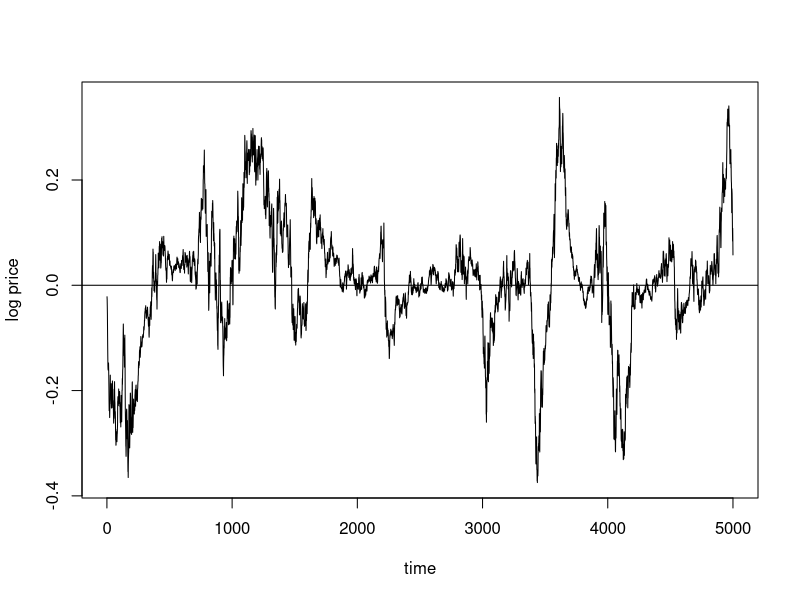
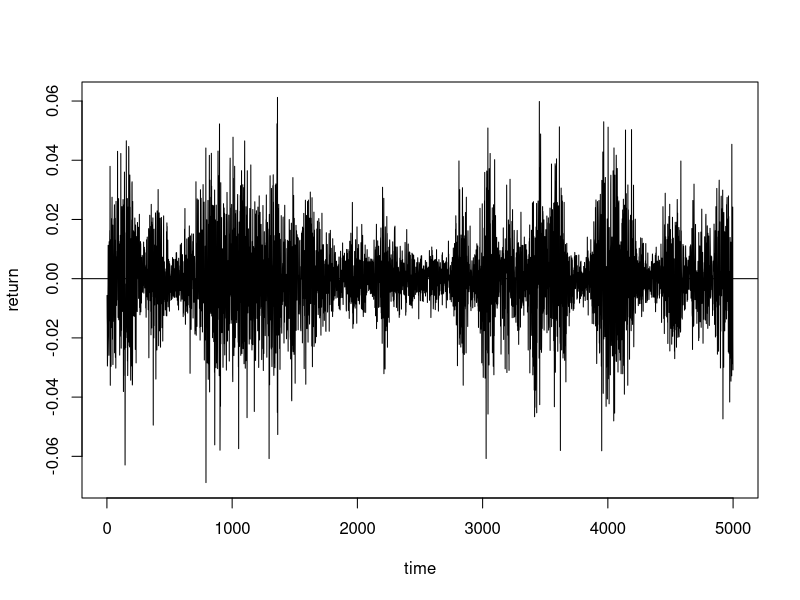
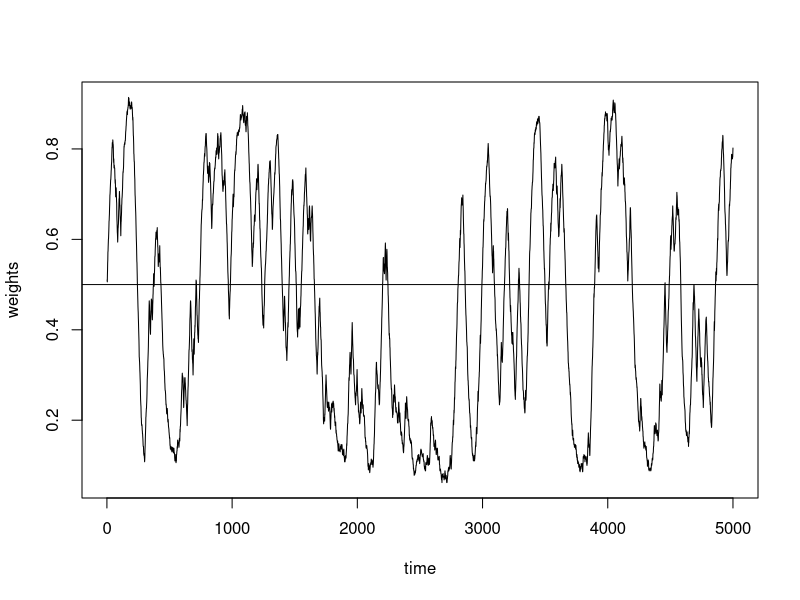
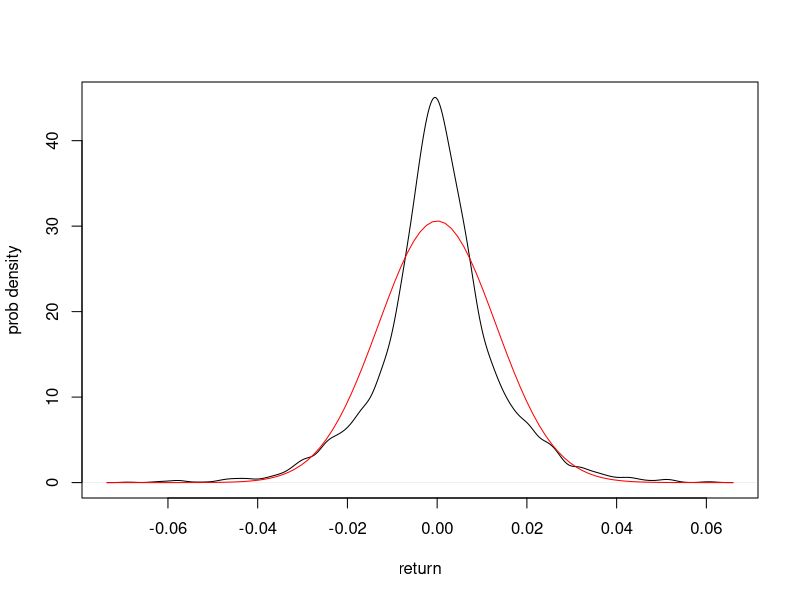
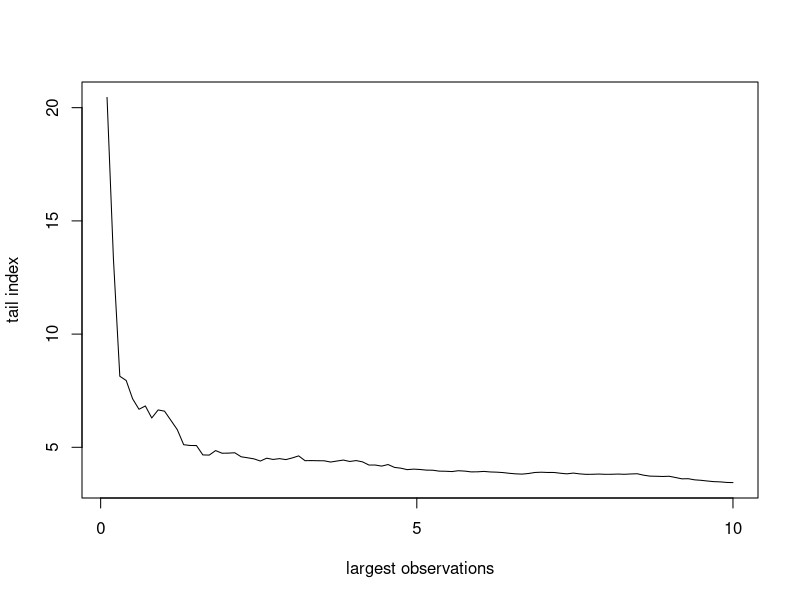
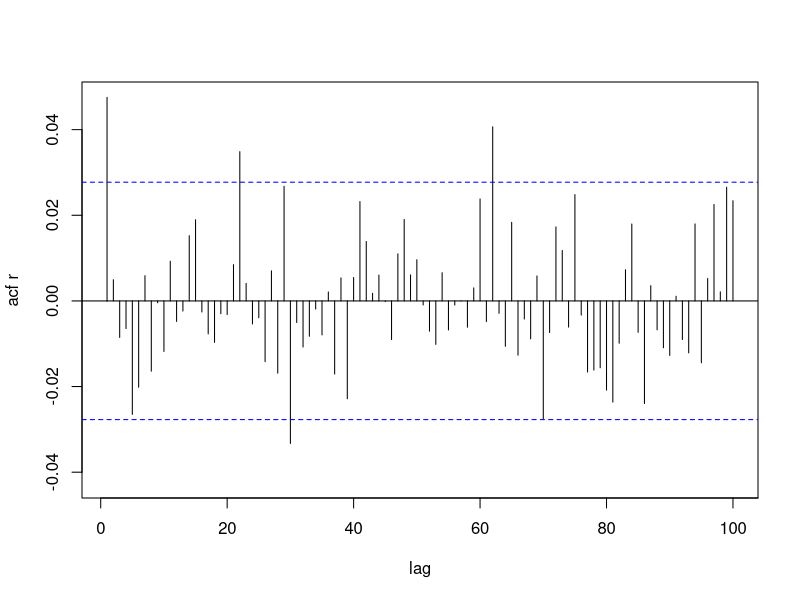
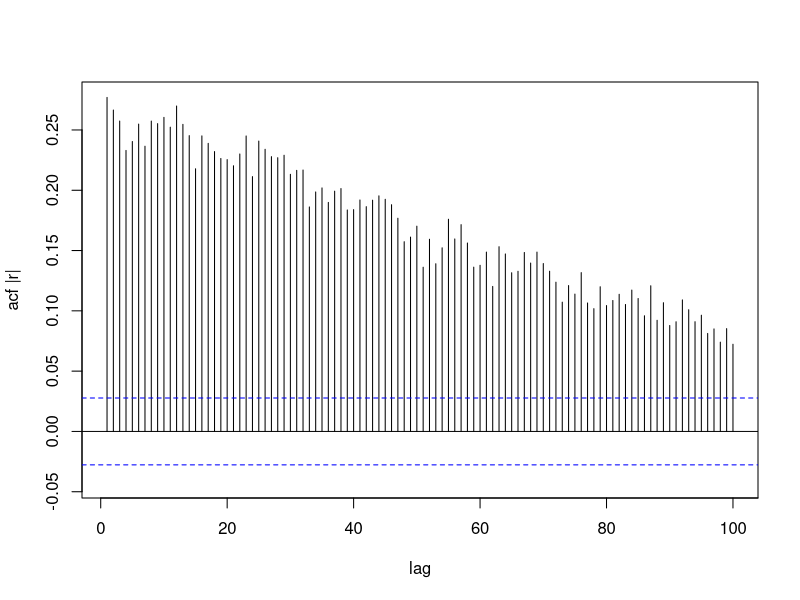

The R source for these figures, in order:
# for reproducibility
set.seed(3141)

# Initialize no. of steps
N <- 5000

# Initialize no. of traders
trader_count <- 500

traders <- data.frame(
  indicator = rep(1, trader_count),
  behavior = runif(trader_count),  # Random uniform values between 0 and 1
  color = rep(NA, trader_count)
)

# Set behavior and color based on random value
traders$behavior <- ifelse(traders$behavior < 0.5, 0, 1)
traders$color <- ifelse(traders$behavior == 0, "black", "yellow")

# Define global variables
global_vars <- list("log_price" = 0,
                    "last_price" = 0,
                    "return" = 0,
                    "F" = 0,
                    "orders_by_technical_rules" = 0,
                    "orders_by_fundamental_rules" = 0,
                    "orders_by_technical_rules2" = 0,
                    "orders_by_fundamental_rules2" = 0,
                    "orders_by_technical_rules3" = 0,
                    "orders_by_fundamental_rules3" = 0,
                    "weight_technical_traders" = 0,
                    "weight_fundamental_traders" = 0,
                    "fitness_technical_rules" = 0,
                    "fitness_fundamental_rules" = 0,
                    "fitness_technical_rules2" = 0,
                    "fitness_fundamental_rules2" = 0,
                    "K" = sum(traders$indicator[traders$behavior == 1]),
                    "K2" = 0,
                    "N" = sum(traders$indicator),
                    "alpha" = 0,
                    "beta" = 0,
                    "gamma" = 0,
                    "agent2_behavior" = 0,
                    "talks_done" = 0,
                    "probab_change_tech_fund" = 0,
                    "probab_change_fund_tech" = 0,
                    "transition_prob_tech_plus" = 0,
                    "transition_prob_tech_minus" = 0,
                    "transition_prob" = 0,
                    "random_no" = 0,
                    "a" = 1,
                    "b" = 0.05,
                    "c" = 0.02,
                    "d" = 0.95,
                    "epsilon" = 0.10,
                    "lambda" = 0.45,
                    "sigma_alfa" = 0.0025,
                    "sigma_beta" = 0.025,
                    "sigma_gamma" = 0.0025,
                    "talks_total" = 20)

# Define performance metrics
performance <- list("returns" = c(),
                    "log_prices" = c(),
                    "weights_technical_traders" = c())

# Define function for agent interaction
agent_talk_and_decision <- function(traders, global_vars) {
  
  talks_done <- 0
  
  while (global_vars$talks_total >= talks_done) {
    random_no <- runif(1, 0, 1)
    
    if (random_no < global_vars$transition_prob) {
      talks_done <- talks_done + 1
    } else {
      if (random_no >= global_vars$transition_prob && random_no < (global_vars$transition_prob + global_vars$transition_prob_tech_plus)) {
        patch_to_change <- sample(which(traders$behavior == 0), 1)
        traders$behavior[patch_to_change] <- 1
        traders$color[patch_to_change] <- "yellow"
        talks_done <- talks_done + 1
      } else {
        patch_to_change <- sample(which(traders$behavior == 1), 1)
        traders$behavior[patch_to_change] <- 0
        traders$color[patch_to_change] <- "black"
        talks_done <- talks_done + 1
      }
    }
  }
  
  list(traders = traders, global_vars = global_vars)
}

# Define function for market mechanism
market_clearing <- function(traders, global_vars) {
  global_vars$alpha <- rnorm(1, 0, global_vars$sigma_alfa)
  global_vars$beta <- rnorm(1, 0, global_vars$sigma_beta)
  global_vars$gamma <- rnorm(1, 0, global_vars$sigma_gamma)
  
  # updating order variables
  global_vars$orders_by_technical_rules3 <- global_vars$orders_by_technical_rules2
  global_vars$orders_by_technical_rules2 <- global_vars$orders_by_technical_rules
  global_vars$orders_by_technical_rules <- global_vars$b * (global_vars$log_price - global_vars$last_price) + global_vars$beta
  
  global_vars$orders_by_fundamental_rules3 <- global_vars$orders_by_fundamental_rules2
  global_vars$orders_by_fundamental_rules2 <- global_vars$orders_by_fundamental_rules
  global_vars$orders_by_fundamental_rules <- global_vars$c * (global_vars$F - global_vars$log_price) + global_vars$gamma
  
  # updating weights
  global_vars$K2 <- global_vars$K
  global_vars$K <- sum(traders$indicator[traders$behavior == 1])
  global_vars$weight_technical_traders <- global_vars$K / global_vars$N
  global_vars$weight_fundamental_traders <- (global_vars$N - global_vars$K) / global_vars$N
  
  # updating price
  global_vars$last_price <- global_vars$log_price
  global_vars$log_price <- global_vars$last_price + global_vars$a * (global_vars$orders_by_technical_rules * global_vars$weight_technical_traders + 
                                                                       global_vars$orders_by_fundamental_rules * global_vars$weight_fundamental_traders) + global_vars$alpha
  
  # calculating return
  if (global_vars$last_price == 0) {
    global_vars$return <- 0.0
  } else {
    global_vars$return <- global_vars$log_price - global_vars$last_price
  }
  
  # fitness rule calculations
  global_vars$fitness_technical_rules2 <- global_vars$fitness_technical_rules
  global_vars$fitness_fundamental_rules2 <- global_vars$fitness_fundamental_rules
  global_vars$fitness_technical_rules <- ((exp(global_vars$log_price) - exp(global_vars$last_price)) * global_vars$orders_by_technical_rules3 + global_vars$d * global_vars$fitness_technical_rules2)
  global_vars$fitness_fundamental_rules <- ((exp(global_vars$log_price) - exp(global_vars$last_price)) * global_vars$orders_by_fundamental_rules3 + global_vars$d * global_vars$fitness_fundamental_rules2)
  
  # probabilities that agents change their opinion and use different rules
  if (global_vars$fitness_technical_rules > global_vars$fitness_fundamental_rules) {
    global_vars$probab_change_fund_tech <- (0.5 + global_vars$lambda)
    global_vars$probab_change_tech_fund <- (0.5 - global_vars$lambda)
  } else {
    global_vars$probab_change_fund_tech <- (0.5 - global_vars$lambda)
    global_vars$probab_change_tech_fund <- (0.5 + global_vars$lambda)
  }
  
  # transition probabilities
  global_vars$transition_prob_tech_plus <- ((global_vars$N - global_vars$K2) / global_vars$N) * (global_vars$epsilon + global_vars$probab_change_fund_tech * (global_vars$K2 / (global_vars$N - 1)))
  global_vars$transition_prob_tech_minus <- (global_vars$K2 / global_vars$N) * (global_vars$epsilon + global_vars$probab_change_tech_fund * ((global_vars$N - global_vars$K2) / (global_vars$N - 1)))
  global_vars$transition_prob <- 1 - global_vars$transition_prob_tech_plus - global_vars$transition_prob_tech_minus
  
  list(traders = traders, global_vars = global_vars)
}

# Define function for storing performance metrics
do_report <- function(global_vars, performance) {
  performance$returns <- c(performance$returns, global_vars$return)
  performance$log_prices <- c(performance$log_prices, global_vars$log_price)
  performance$weights_technical_traders <- c(performance$weights_technical_traders, global_vars$weight_technical_traders)
  performance
}

# Run the simulation
start.time <- Sys.time()
for(ticks in 1:N) {
  if (ticks > 2) {
    results <- agent_talk_and_decision(traders, global_vars)
    traders <- results$traders
    global_vars <- results$global_vars
  }
  
  results <- market_clearing(traders, global_vars)
  traders <- results$traders
  global_vars <- results$global_vars
  
  performance <- do_report(global_vars, performance)
}
Sys.time() - start.time

returns <- performance$returns[-1]
logprices <- performance$log_prices
weights <- performance$weights_technical_traders

# Plot results
library(laeken)
tailindex <- function(data) {
  len <- length(data)
  pc <- seq(5, len/10, 5)
  plot_data <- sapply(pc, thetaHill, x = data)
  plot(plot_data,type = "l", main = "", ylab = "tail index", xlab = "largest observations", xaxt = "n")
  axis(1, at = c(0, length(plot_data)/2, length(plot_data)), labels = c(0, 5, 10))
  paste("Tailindex at 5%:", round(thetaHill(data, len/20), 1))
}

library(forecast)
#plot & analyse results
#para_plot <- par(mfrow=c(3, 1)) #comment out before creating word doc
plot(logprices, ylab = "log price", xlab = "time", type = "l")
abline(h = 0)
plot(returns, ylab = "return", xlab = "time", type = "l")
abline(h = 0)
plot(weights, ylab = "weights", xlab = "time", type = "l")
abline(h = 0.5)
#layout(matrix(c(1, 2, 3, 3, 4, 4), 3, 2, byrow = TRUE)) #comment out before creating word doc
plot(density(returns), main = "", ylab = "prob density", xlab = "return")
curve(dnorm(x, mean(returns),sd(returns)), col = "red", add = TRUE)
tailindex(abs(returns))
Acf(returns, lag.max = 100, main = "", ylab = "acf r", xlab = "lag")
Acf(abs(returns),lag.max = 100, main = "", ylab = "acf |r|", xlab = "lag")
#par(para_plot) #comment out before creating word doc
